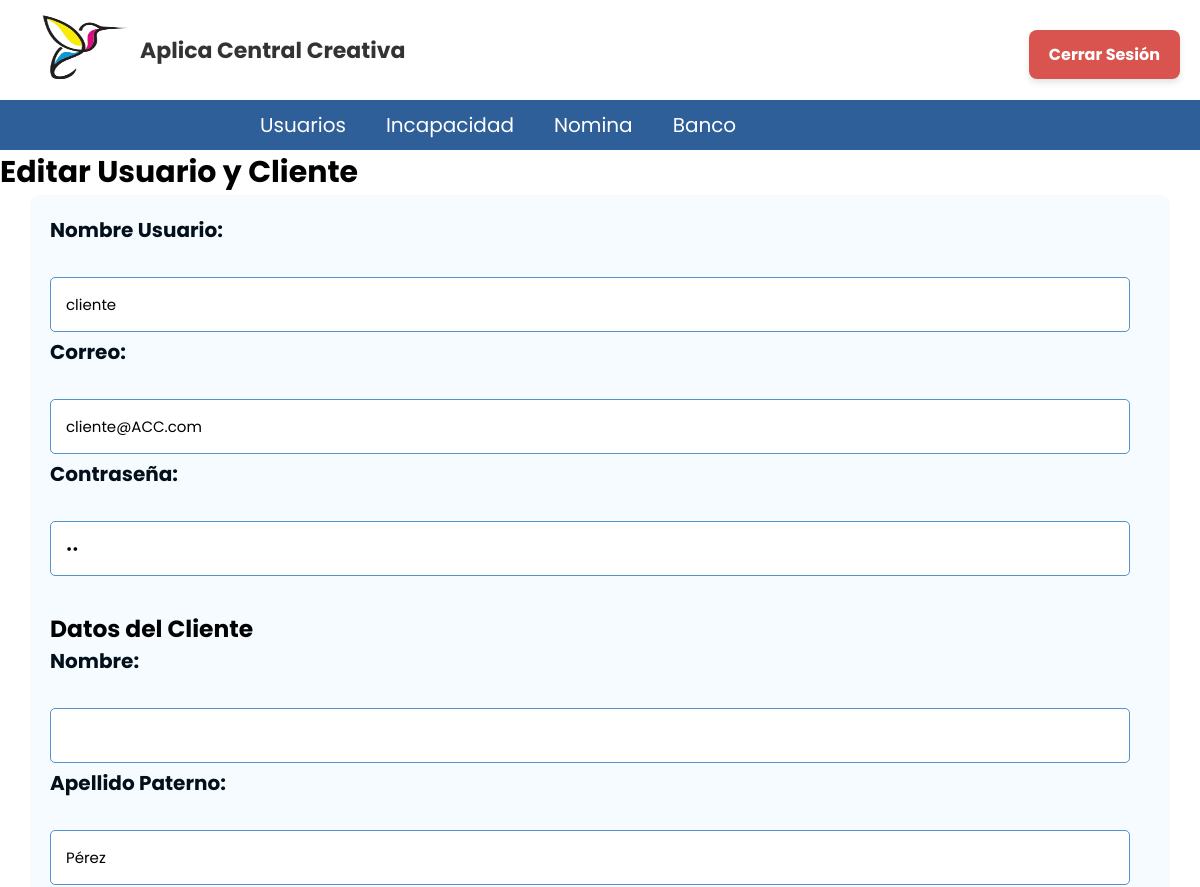
Page /Banco_Usuarios/Editar_U/Modificar.php?id=2 (signed in, upper part) on the earlier database version.
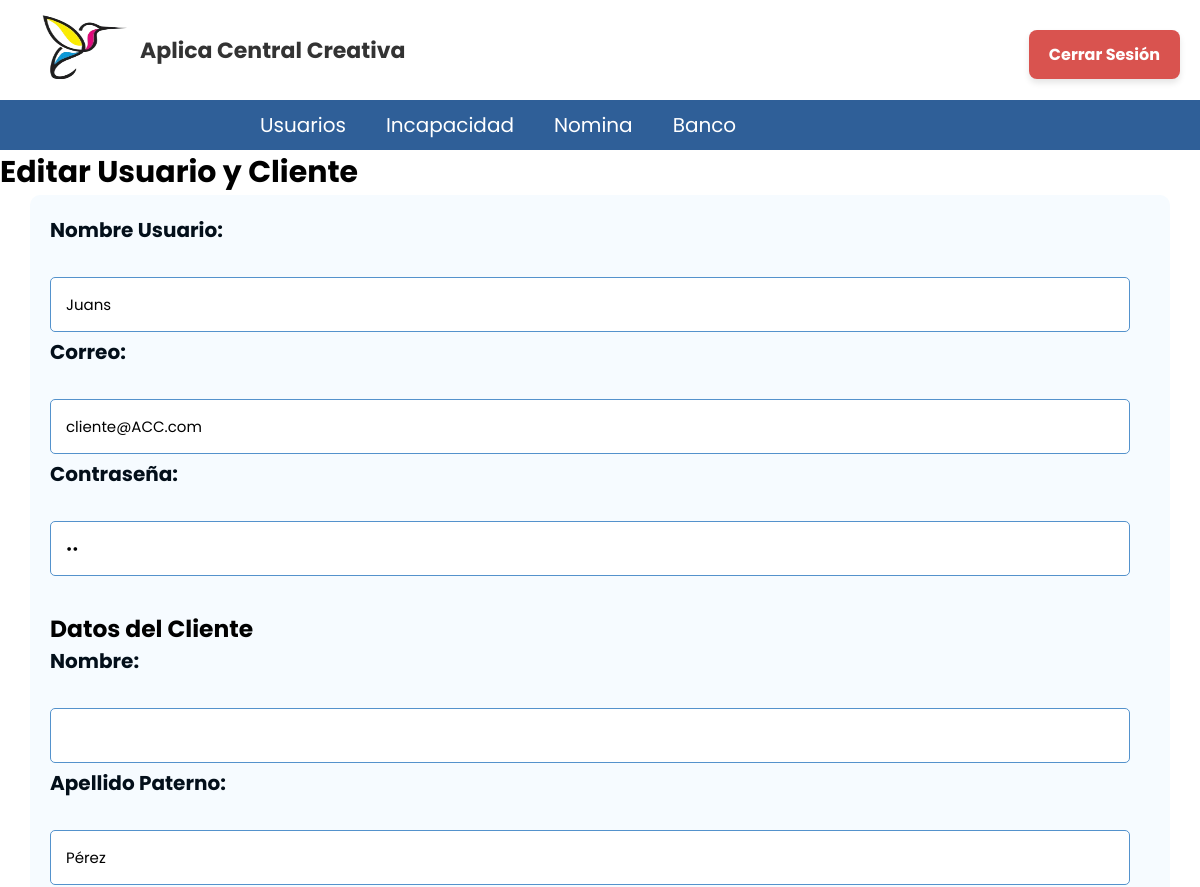
Same page on the later database version.
### tables this page shows
CREATE TABLE cliente (
id_cliente INT NOT NULL PRIMARY KEY AUTO_INCREMENT,
id_usuario INT NOT NULL,
nom_persona VARCHAR(50) NOT NULL,
apellido_paterno VARCHAR(20) NOT NULL,
apellido_materno VARCHAR(20) NOT NULL,
telefono VARCHAR(10) NOT NULL,
monedero DECIMAL(6,2) DEFAULT 0,
CONSTRAINT fk_usuario FOREIGN KEY (id_usuario) REFERENCES usuario(id_usuario)
);

CREATE TABLE usuario (
id_usuario INT NOT NULL PRIMARY KEY AUTO_INCREMENT,
nombre_usuario VARCHAR(50) NOT NULL,
correo VARCHAR(100) NOT NULL,
contraseña VARCHAR(25) NOT NULL,
id_rol INT NOT NULL, 
CONSTRAINT fk_usuario_roles FOREIGN KEY (id_rol) REFERENCES Roles(id_rol)
);

### Banco_Usuarios/Editar_U/Modificar.php (the view, shortened to what this page needs)
<?php
include('../../Nav/header2.php');
$id_usuario = $_GET['id'];
$query = "SELECT u.*, c.* FROM usuario u JOIN cliente c ON u.id_usuario = c.id_usuario WHERE u.id_usuario = ?";
$stmt = $conn2->prepare($query);
$stmt->bind_param("i", $id_usuario);
$stmt->execute();
$result = $stmt->get_result();
$usuario = $result->fetch_assoc();
?>
<h2>Editar Usuario y Cliente</h2>
<form class="form_reg_usuario" action="Editar_B.php" method="POST">
  <label>Nombre Usuario:</label><br>
  <input type="text" name="nombre_usuario" value="<?= $usuario['nombre_usuario'] ?>" required><br>
  <label>Correo:</label><br>
  <input type="email" name="correo" value="<?= $usuario['correo'] ?>" required><br>
  <label>Contraseña:</label><br>
  <input type="password" name="contraseña" value="<?= $usuario['contraseña'] ?>" required><br><br>
  <h3>Datos del Cliente</h3>
  <label>Nombre:</label><br>
  <input type="text" name="nombre_cliente" value="<?= $usuario['nombre_cliente'] ?>" required><br>
  <label>Apellido Paterno:</label><br>
  <input type="text" name="apellido_paterno" value="<?= $usuario['apellido_paterno'] ?>" required><br>
  <label>Apellido Materno:</label><br>
  <input type="text" name="apellido_materno" value="<?= $usuario['apellido_materno'] ?>" required><br>
  <label>Código Postal:</label><br>
  <input type="text" name="codigo_postal" value="<?= $usuario['codigo_postal'] ?>" required><br>
  <label>Calle:</label><br>
  <input type="text" name="calle" value="<?= $usuario['calle'] ?>" required><br>
  <label>Número Exterior:</label><br>
  <input type="number" name="num_ext" value="<?= $usuario['num_ext'] ?>" required><br>
  <label>Colonia:</label><br>
  <input type="text" name="colonia" value="<?= $usuario['colonia'] ?>" required><br>
  <label>Ciudad:</label><br>
  <input type="text" name="ciudad" value="<?= $usuario['ciudad'] ?>" required><br>
  <label>Teléfono:</label><br>
  <input type="text" name="telefono" value="<?= $usuario['telefono'] ?>" required><br><br>
</form>
</body>
</html>

Differences in the rows shown:
changed through a linked row, cliente "Pérez": nombre_usuario "cliente" → "Juans"
